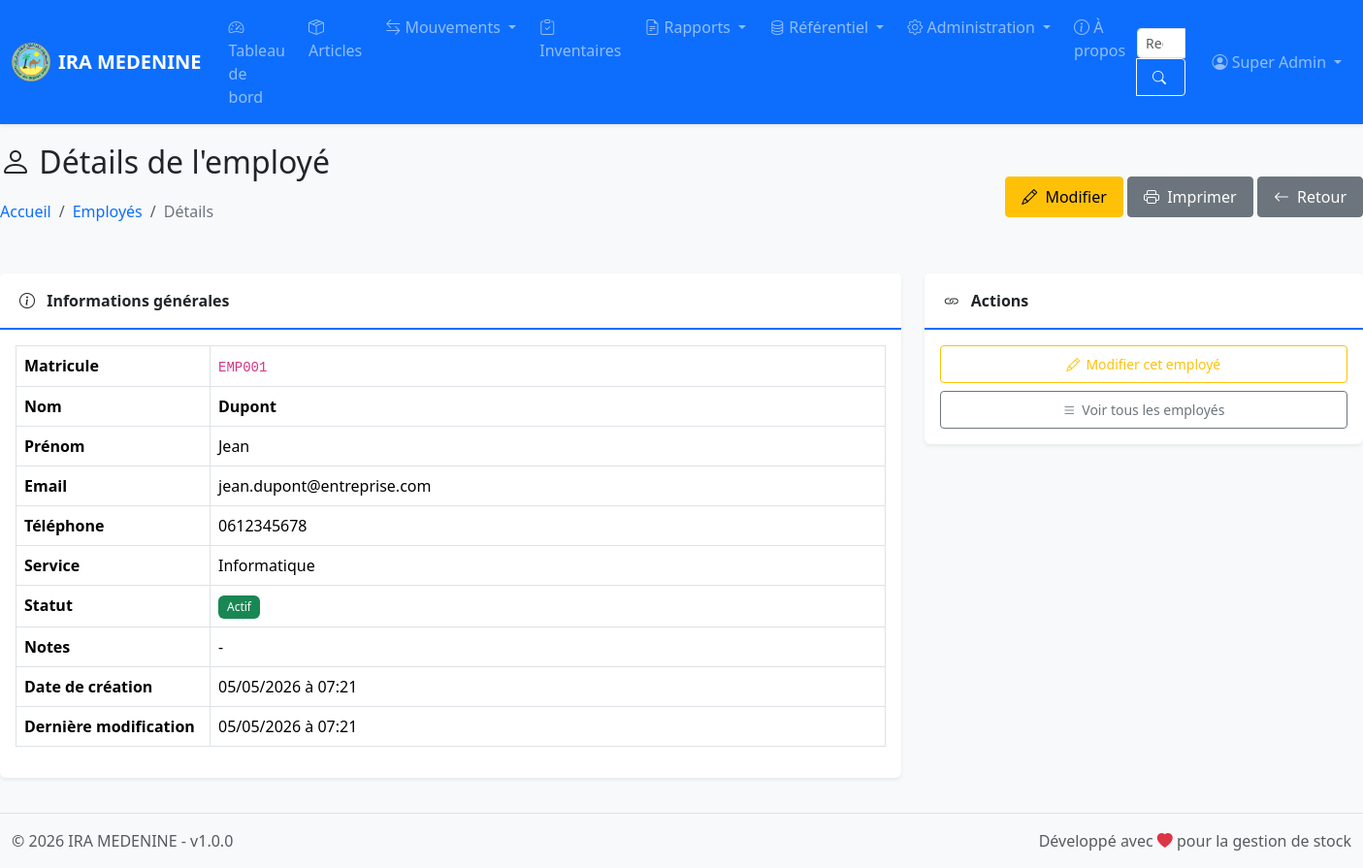
/pages/employes/view.php?id=6 (signed in), run on the app's committed database.
### tables this page shows
CREATE TABLE IF NOT EXISTS `parametres` (
  `id` int NOT NULL AUTO_INCREMENT,
  `nom_etablissement` varchar(255) NOT NULL,
  `logo` varchar(255) DEFAULT NULL,
  `adresse` text,
  `tel_fixe` varchar(20) DEFAULT NULL,
  `tel_mobile` varchar(20) DEFAULT NULL,
  `fax` varchar(20) DEFAULT NULL,
  `email` varchar(100) DEFAULT NULL,
  `site_web` varchar(50) NOT NULL,
  `created_at` timestamp NOT NULL DEFAULT CURRENT_TIMESTAMP,
  `updated_at` timestamp NOT NULL DEFAULT CURRENT_TIMESTAMP ON UPDATE CURRENT_TIMESTAMP,
  PRIMARY KEY (`id`)
);

CREATE TABLE IF NOT EXISTS `employes` (
  `id` int NOT NULL AUTO_INCREMENT,
  `matricule` varchar(50) NOT NULL,
  `nom` varchar(100) NOT NULL,
  `prenom` varchar(100) NOT NULL,
  `service_id` int NOT NULL,
  `mail` varchar(100) DEFAULT NULL,
  `tel1` varchar(20) DEFAULT NULL,
  `tel2` varchar(20) DEFAULT NULL,
  `notes` text,
  `actif` tinyint(1) NOT NULL DEFAULT '1',
  `created_at` timestamp NOT NULL DEFAULT CURRENT_TIMESTAMP,
  `updated_at` timestamp NOT NULL DEFAULT CURRENT_TIMESTAMP ON UPDATE CURRENT_TIMESTAMP,
  PRIMARY KEY (`id`),
  UNIQUE KEY `matricule` (`matricule`),
  KEY `idx_service` (`service_id`),
  KEY `idx_nom_prenom` (`nom`,`prenom`),
  KEY `idx_actif` (`actif`)
);

CREATE TABLE IF NOT EXISTS `services` (
  `id` int NOT NULL AUTO_INCREMENT,
  `nom` varchar(100) NOT NULL,
  `notes` text,
  `created_at` timestamp NOT NULL DEFAULT CURRENT_TIMESTAMP,
  `updated_at` timestamp NOT NULL DEFAULT CURRENT_TIMESTAMP ON UPDATE CURRENT_TIMESTAMP,
  PRIMARY KEY (`id`),
  KEY `idx_nom` (`nom`)
);

### classes/Database.php (called while the page is built, shortened)
<?php
class Database {
    private static $instance = null;
    private $connection;
    private $stmt;
    private function __construct() {
        try {
            $dsn = "mysql:host=" . DB_HOST . ";dbname=" . DB_NAME . ";charset=" . DB_CHARSET;
            $options = [
                PDO::ATTR_ERRMODE => PDO::ERRMODE_EXCEPTION,
                PDO::ATTR_DEFAULT_FETCH_MODE => PDO::FETCH_ASSOC,
                PDO::ATTR_EMULATE_PREPARES => true,
                PDO::ATTR_PERSISTENT => true,
                PDO::MYSQL_ATTR_INIT_COMMAND => "SET NAMES " . DB_CHARSET
            ];
            $this->connection = new PDO($dsn, DB_USER, DB_PASS, $options);
        } catch (PDOException $e) {
            die("Erreur de connexion à la base de données: " . $e->getMessage());
        }
    }
    public static function getInstance() {
        if (self::$instance === null) {
            self::$instance = new self();
        }
        return self::$instance;
    }
    public function prepare($sql) {
        $this->stmt = $this->connection->prepare($sql);
        return $this;
    }
    public function bind($param, $value, $type = null) {
        if (is_null($type)) {
            switch (true) {
                default:
                    $type = PDO::PARAM_STR;
            }
        }
        $this->stmt->bindValue($param, $value, $type);
        return $this;
    }
    public function fetch() {
        $this->stmt->execute();
        return $this->stmt->fetch();
    }
}

### config/config.php (called while the page is built, shortened)
<?php
spl_autoload_register(function ($class) {
    $class_file = ROOT_PATH . '/classes/' . $class . '.php';
});

### classes/Auth.php (called while the page is built, shortened)
<?php
class Auth {
    private $db;
    public function __construct() {
        $this->db = Database::getInstance();
    }
    public function isLoggedIn() {
        if (isset($_SESSION['user_id']) && isset($_SESSION['last_activity'])) {
            return true;
        }
        return false;
    }
    public function getUser() {
        if ($this->isLoggedIn()) {
            return [
                'id' => $_SESSION['user_id'],
                'login' => $_SESSION['user_login'],
                'nom' => $_SESSION['user_nom'],
                'prenom' => $_SESSION['user_prenom'],
                'mail' => $_SESSION['user_mail'],
                'role_id' => $_SESSION['user_role_id'],
                'role_name' => $_SESSION['user_role_name']
            ];
        }
        return null;
    }
    public function isAdmin() {
        return isset($_SESSION['user_role_name']) && $_SESSION['user_role_name'] === 'admin';
    }
    public function hasPermission($module, $action) {
        if ($this->isAdmin()) {
            return true;
        }
        $sql = "SELECT COUNT(*) as count
                FROM role_permissions rp
                INNER JOIN permissions p ON rp.permission_id = p.id
                WHERE rp.role_id = :role_id
                AND p.module = :module
                AND p.action = :action";
        $this->db->prepare($sql);
        $this->db->bind(':role_id', $_SESSION['user_role_id']);
        $this->db->bind(':module', $module);
        $this->db->bind(':action', $action);
        $result = $this->db->fetch();
        return $result['count'] > 0;
    }
}

### pages/employes/view.php (the view, shortened to what this page needs)
<?php
require_once __DIR__ . '/../../includes/header.php';
$auth->requirePermission('employes', 'view');
$db = Database::getInstance();
$id = $_GET['id'] ?? 0;
$db->prepare("SELECT e.*, s.nom as service_nom FROM employes e LEFT JOIN services s ON e.service_id = s.id WHERE e.id = :id");
$db->bind(':id', $id);
$employe = $db->fetch();
?>
<?php require_once __DIR__ . '/../../includes/navbar.php'; ?>
<div class="container-fluid main-container">
    <div class="row mb-4">
        <div class="col-12">
            <div class="d-flex justify-content-between align-items-center">
                <div>
                    <h2><i class="bi bi-person"></i> Détails de l'employé</h2>
                    <nav aria-label="breadcrumb">
                        <ol class="breadcrumb">
                            <li class="breadcrumb-item"><a href="<?php echo BASE_URL; ?>/index.php">Accueil</a></li>
                            <li class="breadcrumb-item"><a href="<?php echo BASE_URL; ?>/pages/employes/index.php">Employés</a></li>
                            <li class="breadcrumb-item active">Détails</li>
                        </ol>
                    </nav>
                </div>
                <div class="no-print">
                    <a href="<?php echo BASE_URL; ?>/pages/employes/edit.php?id=<?php echo $id; ?>" class="btn btn-warning">
                        <i class="bi bi-pencil"></i> Modifier
                    </a>
                    <button onclick="window.print()" class="btn btn-secondary">
                        <i class="bi bi-printer"></i> Imprimer
                    </button>
                    <a href="<?php echo BASE_URL; ?>/pages/employes/index.php" class="btn btn-secondary">
                        <i class="bi bi-arrow-left"></i> Retour
                    </a>
                </div>
            </div>
        </div>
    </div>
    <div class="row">
        <div class="col-md-8">
            <div class="card mb-3">
                <div class="card-header">
                    <i class="bi bi-info-circle"></i> Informations générales
                </div>
                <div class="card-body">
                    <table class="table table-bordered">
                        <tr>
                            <th width="200">Matricule</th>
                            <td><code><?php echo htmlspecialchars($employe['matricule'] ?? '-'); ?></code></td>
                        </tr>
                        <tr>
                            <th>Nom</th>
                            <td><strong><?php echo htmlspecialchars($employe['nom']); ?></strong></td>
                        </tr>
                        <tr>
                            <th>Prénom</th>
                            <td><?php echo htmlspecialchars($employe['prenom'] ?? '-'); ?></td>
                        </tr>
                        <tr>
                            <th>Email</th>
                            <td><?php echo htmlspecialchars($employe['mail'] ?? '-'); ?></td>
                        </tr>
                        <tr>
                            <th>Téléphone</th>
                            <td><?php echo htmlspecialchars($employe['tel1'] ?? '-'); ?></td>
                        </tr>
                        <tr>
                            <th>Service</th>
                            <td><?php echo htmlspecialchars($employe['service_nom'] ?? '-'); ?></td>
                        </tr>
                        <tr>
                            <th>Statut</th>
                            <td>
                                <?php if ($employe['actif']): ?>
                                    <span class="badge bg-success">Actif</span>
                                <?php else: ?>
                                    <span class="badge bg-secondary">Inactif</span>
                                <?php endif; ?>
                            </td>
                        </tr>
                        <tr>
                            <th>Notes</th>
                            <td><?php echo nl2br(htmlspecialchars($employe['notes'] ?? '-')); ?></td>
                        </tr>
                        <tr>
                            <th>Date de création</th>
                            <td><?php echo date('d/m/Y à H:i', strtotime($employe['created_at'])); ?></td>
                        </tr>
                        <tr>
                            <th>Dernière modification</th>
                            <td><?php echo date('d/m/Y à H:i', strtotime($employe['updated_at'])); ?></td>
                        </tr>
                    </table>
                </div>
            </div>
        </div>
        <div class="col-md-4 no-print">
            <div class="card">
                <div class="card-header">
                    <i class="bi bi-link"></i> Actions
                </div>
                <div class="card-body">
                    <div class="d-grid gap-2">
                        <a href="<?php echo BASE_URL; ?>/pages/employes/edit.php?id=<?php echo $id; ?>"
                           class="btn btn-sm btn-outline-warning">
                            <i class="bi bi-pencil"></i> Modifier cet employé
                        </a>
                        <a href="<?php echo BASE_URL; ?>/pages/employes/index.php"
                           class="btn btn-sm btn-outline-secondary">
                            <i class="bi bi-list"></i> Voir tous les employés
                        </a>
                    </div>
                </div>
            </div>
        </div>
    </div>
</div>
<?php require_once __DIR__ . '/../../includes/footer.php'; ?>

### includes/navbar.php (shortened to what this page needs)
<nav class="navbar navbar-expand-lg navbar-dark bg-primary sticky-top">
    <div class="container-fluid">
        <a class="navbar-brand d-flex align-items-center" href="<?php echo BASE_URL; ?>/index.php">
            <?php if (!empty($parametres['logo'])): ?>
                <img src="<?php echo BASE_URL; ?>/uploads/logo/<?php echo htmlspecialchars($parametres['logo']); ?>" alt="Logo" height="40" class="me-2" style="object-fit:contain;">
            <?php endif; ?>
            <span class="fw-bold"><?php echo htmlspecialchars($parametres['nom_etablissement'] ?? APP_NAME); ?></span>
        </a>
        <div class="collapse navbar-collapse" id="navbarMain">
            <ul class="navbar-nav me-auto mb-2 mb-lg-0">
                <li class="nav-item">
                    <a class="nav-link <?php echo basename($_SERVER['PHP_SELF']) == 'index.php' ? 'active' : ''; ?>" href="<?php echo BASE_URL; ?>/index.php">
                        <i class="bi bi-speedometer2"></i> Tableau de bord
                    </a>
                </li>
                <?php if ($auth->hasPermission('articles', 'view')): ?>
                <li class="nav-item">
                    <a class="nav-link <?php echo strpos($_SERVER['PHP_SELF'], 'articles') !== false ? 'active' : ''; ?>" href="<?php echo BASE_URL; ?>/pages/articles/index.php">
                        <i class="bi bi-box-seam"></i> Articles
                    </a>
                </li>
                <?php endif; ?>
                <?php if ($auth->hasPermission('entrees', 'view') || $auth->hasPermission('sorties', 'view') || $auth->hasPermission('retours', 'view')): ?>
                <li class="nav-item dropdown">
                    <a class="nav-link dropdown-toggle" href="#" id="navbarMouvements" role="button" data-bs-toggle="dropdown" aria-expanded="false">
                        <i class="bi bi-arrow-left-right"></i> Mouvements
                    </a>
                </li>
                <?php endif; ?>
                <?php if ($auth->hasPermission('inventaires', 'view')): ?>
                <li class="nav-item">
                    <a class="nav-link <?php echo strpos($_SERVER['PHP_SELF'], 'inventaires') !== false ? 'active' : ''; ?>" href="<?php echo BASE_URL; ?>/pages/inventaires/index.php">
                        <i class="bi bi-clipboard-check"></i> Inventaires
                    </a>
                </li>
                <?php endif; ?>
                <?php if ($auth->hasPermission('rapports', 'view')): ?>
                <li class="nav-item dropdown">
                    <a class="nav-link dropdown-toggle" href="#" id="navbarRapports" role="button" data-bs-toggle="dropdown" aria-expanded="false">
                        <i class="bi bi-file-earmark-text"></i> Rapports
                    </a>
                </li>
                <?php endif; ?>
                <?php if ($auth->hasPermission('services', 'view') || $auth->hasPermission('employes', 'view') || $auth->hasPermission('fournisseurs', 'view') || $auth->hasPermission('equipes', 'view')): ?>
                <li class="nav-item dropdown">
                    <a class="nav-link dropdown-toggle" href="#" id="navbarReferentiel" role="button" data-bs-toggle="dropdown" aria-expanded="false">
                        <i class="bi bi-database"></i> Référentiel
                    </a>
                </li>
                <?php endif; ?>
                <?php if ($auth->isAdmin()): ?>
                <li class="nav-item dropdown">
                    <a class="nav-link dropdown-toggle" href="#" id="navbarAdmin" role="button" data-bs-toggle="dropdown" aria-expanded="false">
                        <i class="bi bi-gear"></i> Administration
                    </a>
                </li>
                <?php endif; ?>
                <li class="nav-item">
                    <a class="nav-link" href="<?php echo BASE_URL; ?>/pages/apropos/index.php">
                        <i class="bi bi-info-circle"></i> À propos
                    </a>
                </li>
            </ul>
            <form class="d-flex me-3" action="<?php echo BASE_URL; ?>/pages/search.php" method="GET">
                <div class="input-group">
                    <input class="form-control form-control-sm" type="search" placeholder="Rechercher..." aria-label="Rechercher" name="q" required>
                    <button class="btn btn-outline-light btn-sm" type="submit"><i class="bi bi-search"></i></button>
                </div>
            </form>
            <ul class="navbar-nav">
                <li class="nav-item dropdown">
                    <a class="nav-link dropdown-toggle" href="#" id="navbarUser" role="button" data-bs-toggle="dropdown" aria-expanded="false">
                        <i class="bi bi-person-circle"></i> <?php echo $current_user['prenom'] . ' ' . $current_user['nom']; ?>
                    </a>
                </li>
            </ul>
        </div>
    </div>
</nav>

### includes/footer.php (shortened to what this page needs)
    <footer class="footer mt-auto py-3 bg-light border-top">
        <div class="container-fluid">
            <div class="row">
                <div class="col-md-6 text-muted">
                    &copy; <?php echo date('Y'); ?> <?php echo $parametres['nom_etablissement'] ?? APP_NAME; ?> - v<?php echo APP_VERSION; ?>
                </div>
                <div class="col-md-6 text-end text-muted">
                    Développé avec <i class="bi bi-heart-fill text-danger"></i> pour la gestion de stock
                </div>
            </div>
        </div>
    </footer>
</body>
</html>

### data on the page
parametres: logo (picture), nom_etablissement "IRA MEDENINE"
employes: matricule "EMP001", nom "Dupont", prenom "Jean", mail "jean.dupont@entreprise.com", tel1 "0612345678", service.nom "Informatique", notes "-", created_at "05/05/2026 à 07:21", updated_at "05/05/2026 à 07:21"

### other printed values
$current_user['prenom'] "Super"
$current_user['nom'] "Admin"
APP_VERSION "1.0.0"
